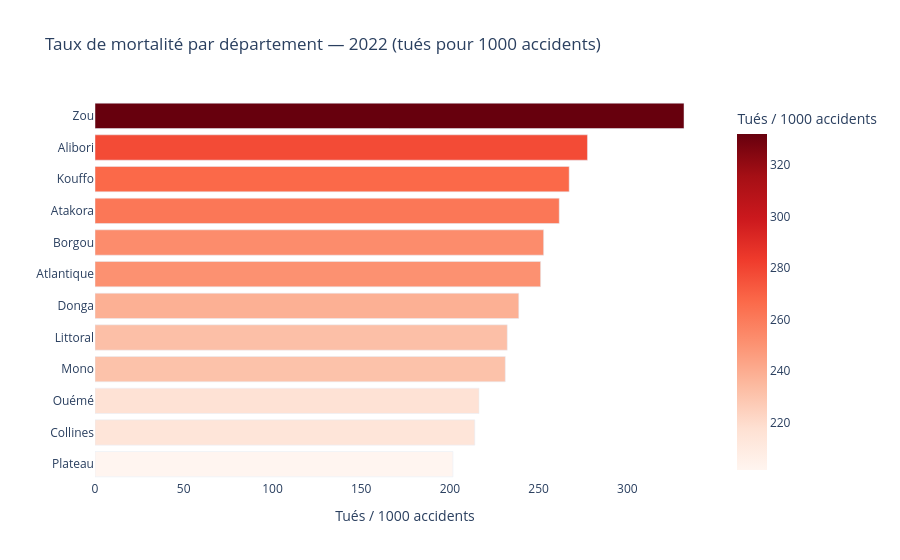

Write notebook code for a chart like this one.
### Markdown cell above
## 4. Insight #2 — Taux de mortalité par département (2022)

### Code cell
df_2022 = df_dept[df_dept['annee']==2022].sort_values('taux_mortalite', ascending=True)

fig2 = px.bar(
    df_2022,
    x='taux_mortalite', y='departement',
    orientation='h',
    color='taux_mortalite',
    color_continuous_scale='Reds',
    title='Taux de mortalité par département — 2022 (tués pour 1000 accidents)',
    labels={'taux_mortalite': 'Tués / 1000 accidents', 'departement': ''}
)
fig2.update_layout(plot_bgcolor='white', showlegend=False)
fig2.show()

### Figure 1 — Plotly figure (JSON) as saved in the notebook; plotly's stock layout.template omitted (floating-point values rounded to 4 significant figures)
{"data": [{"alignmentgroup": "True", "hovertemplate": "Tués / 1000 accidents=%{marker.color}<br>=%{y}<extra></extra>", "legendgroup": "", "marker": {"color": [201.7, 214, 216.4, 231.2, 232.3, 238.8, 251.1, 252.8, 261.6, 267.2, 277.5, 331.9], "coloraxis": "coloraxis", "pattern": {"shape": ""}}, "name": "", "offsetgroup": "", "orientation": "h", "showlegend": false, "textposition": "auto", "type": "bar", "x": [201.7, 214, 216.4, 231.2, 232.3, 238.8, 251.1, 252.8, 261.6, 267.2, 277.5, 331.9], "xaxis": "x", "y": ["Plateau", "Collines", "Ouémé", "Mono", "Littoral", "Donga", "Atlantique", "Borgou", "Atakora", "Kouffo", "Alibori", "Zou"], "yaxis": "y"}], "layout": {"barmode": "relative", "coloraxis": {"colorbar": {"title": {"text": "Tués / 1000 accidents"}}, "colorscale": [[0, "rgb(255,245,240)"], [0.125, "rgb(254,224,210)"], [0.25, "rgb(252,187,161)"], [0.375, "rgb(252,146,114)"], [0.5, "rgb(251,106,74)"], [0.625, "rgb(239,59,44)"], [0.75, "rgb(203,24,29)"], [0.875, "rgb(165,15,21)"], [1, "rgb(103,0,13)"]]}, "legend": {"tracegroupgap": 0}, "plot_bgcolor": "white", "showlegend": false, "title": {"text": "Taux de mortalité par département — 2022 (tués pour 1000 accidents)"}, "xaxis": {"anchor": "y", "domain": [0, 1], "title": {"text": "Tués / 1000 accidents"}}, "yaxis": {"anchor": "x", "domain": [0, 1], "title": {"text": ""}}}}
